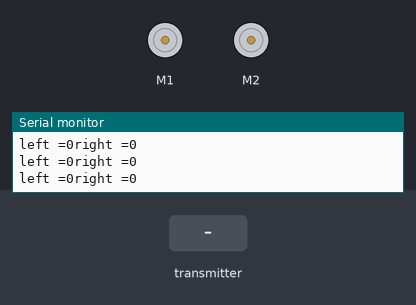
Bench run of a sketch on a simulated Arduino Uno, built with avr-gcc and run on an emulated ATmega328P. Parts: 2 × DC motor (green arrow = forward, orange = backward, longer = faster), the last lines printed to the serial monitor. The test bench sets the inputs (shaded band). No radio packets arrive unless stated.

Above: at 1.2 s.
1.3 s: the transmitter starts sending data.1 = 0
At 2.1 s:
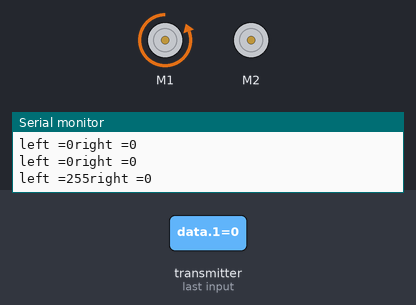
Timing chart, 0 to 4.3 s (numbered marks = the images above; inputs shaded):
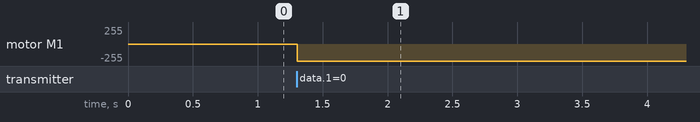

The sketch:

AdeeptMotorOwn.ino
```cpp
/***********************************************************/
#include <Servo.h>


/***********************************************************/
#include <Wire.h>
#include <Adafruit_MotorShield.h>

Adafruit_MotorShield AFMS; // = Adafruit_MotorShield();
// motors
Adafruit_DCMotor* motorLinks = AFMS.getMotor(1);
Adafruit_DCMotor* motorRechts = AFMS.getMotor(2);
// directions
//int dir[] = {FORWARD,BACKWARD,RELEASE};
//String textDir[] = {"FORWARD","BACKWARD","RELEASE"};

/***********************************************************/
// radio
#include <SPI.h>
#include "RF24.h"


RF24 radio(9, 10);              // define the object to control NRF24L01
byte addresses[][6] = {"007", "001"};
int data[9] = {512, 512, 0, 512, 512, 512, 1, 1, 1}; // define array used to save the communication data
int mode = 1;

/***********************************************************/

void setup() {
  Serial.begin(115200);

  Serial.println("init motor");
  AFMS.begin();
  motorLinks->setSpeed(0);
  motorRechts->setSpeed(0);
  motorLinks->run(BACKWARD);
  motorRechts->run(BACKWARD);


  Serial.println("init rf");
  radio.begin();                      // initialize RF24
  radio.setRetries(0, 15);            // set retries times
  radio.setPALevel(RF24_PA_LOW);      // set power
  radio.openWritingPipe(addresses[0]);
  radio.openReadingPipe(1, addresses[1]);
  radio.startListening();             // start monitoring

}

int shrink(int val){
  if(val>255) return 255;
  return val;
}

const int center = 512;
int leftOld = center;
int rightOld = center;
int leftSpeed = 0;
int rightSpeed = 0;
int span = 10;

void drive(int left, int right) {


  if (abs(leftOld - left) > span) {

    leftOld = left;

    if (left < 512) {
      leftSpeed = shrink((center-left) / 2);
      motorLinks->setSpeed(leftSpeed);
      motorLinks->run(BACKWARD);
    } else {
      leftSpeed = shrink((left - 512) / 2);
      motorLinks->setSpeed(leftSpeed);
      motorLinks->run(FORWARD);
    }


  }

  if (abs(rightOld - right) > span) {
    rightOld = right;

    if (right < 512) {
      rightSpeed = shrink((center-right) / 2);
      motorRechts->setSpeed(rightSpeed );
      motorRechts->run(BACKWARD);
    } else {
      rightSpeed = shrink((right - 512) / 2);
      motorRechts->setSpeed(rightSpeed);
      motorRechts->run(FORWARD);
    }


  }


    Serial.print("left =");
    Serial.print(String(leftSpeed));
    Serial.print("right =");
    Serial.println(String(rightSpeed));
}
  void loop()
  {
    //    receiveData();
    if (mode == 1 || mode == 3) {
      radio.startListening();             // start monitoring
      receiveData();

//      for (int i = 0; i < 9; i++) {
//        Serial.print("(" + String(i) + ")");
//        Serial.print(data[i]);
//        Serial.print("; ");
//      }
//      Serial.println(".");

      drive(data[1], data[5]);

    }
  }


  void receiveData() {
    if ( radio.available()) {            // if receive the data
      while (radio.available()) {         // read all the data
        radio.read( data, sizeof(data) ); // read data
      }
      if (mode != data[2]) {
        // control the buzzer
        //tone(buzzerPin, 2000);
        //delay(500);
        //noTone(buzzerPin);
      }
      mode = data[2];

      // control the buzzer
      //      tone(buzzerPin, 2000);
      //      noTone(buzzerPin);
    }

  }
```

Measured:
- after the input at 1.3 s, motor M1: stopped → backward 255/255 at once
